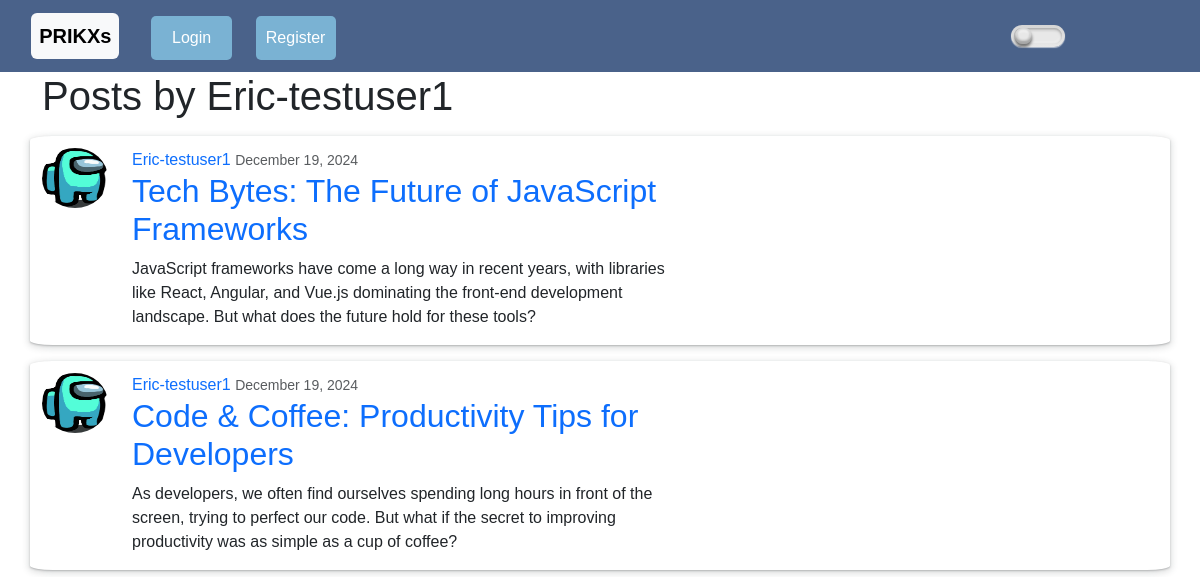
Page /user/Eric-testuser1 on the committed database.
### App/models.py (models this page shows, shortened)
class Post(models.Model):
    title = models.CharField(max_length=100)
    content = models.TextField()
    date_posted = models.DateTimeField(default=timezone.now)
    author = models.ForeignKey(User, on_delete=models.CASCADE)

### Users/models.py (models this page shows, shortened)
class profile(models.Model):
    user = models.OneToOneField(User, on_delete=models.CASCADE)
    image = models.ImageField(default='default.jpg', upload_to='profile pics')

### App/views.py (the view)
# urls.py: path('user/<str:username>',UserPostListView.as_view(), name='user-posts'),
class UserPostListView(ListView):
    model = Post
    template_name = 'user_posts.html'
    context_object_name = 'posts'
    def get_queryset(self):
        user = get_object_or_404(User, username=self.kwargs.get('username'))
        return Post.objects.filter(author=user).order_by('-date_posted')

### App/templates/user_posts.html (shortened to what this page needs)
{% extends "index.html" %}
{% block content %}
<div class="container">
    <h1 class="mb-3">Posts by {{ view.kwargs.username }}</h1>
    {% for post in posts %}
    <article class="media blog-content row mt-3">
        <img class="rounded-circle col-6" src="{{ post.author.profile.image.url }}" alt="profile pic" style="width: 90; height: 60;">
        <div class="media-body col-6">
            <div class="articles-metadata">
                <a href="{% url 'user-posts' post.author.username%}">{{ post.author }} </a>
                <small class="text-muted">{{ post.date_posted|date:" F d, Y" }}</small>
            </div>
            <h2 class="article-titles"><a href="{% url 'post-detail' post.id %}" class="article-title">{{ post.title }}</a></h2>
            <p>{{ post.content|linebreaksbr }}</p>
        </div>
    </article>
    {% endfor %}
</div>
{% endblock %}

### App/static/darkmode.css (style rules this page uses)
body { overflow-y: auto; }

### App/static/login.css (style rules this page uses)
* { margin: 0; padding: 0; box-sizing: border-box; font-family: Arial, sans-serif; }

### App/static/other.css (style rules this page uses)
.article-title { text-decoration: none; }
.blog-content { border-radius: 2%; width: auto; padding-top: 1.5vh; }

### rows in the picture
Post: author.profile.image (picture), author "Eric-testuser1", date_posted "December 19, 2024", title "Tech Bytes: The Future of JavaScript Frameworks", content "JavaScript frameworks have come a long way in recent years, with libraries like React, Angular, and Vue.js dominating the front-end development landscape. But what does the future hold for these tools?"
Post: author.profile.image (picture), author "Eric-testuser1", date_posted "December 19, 2024", title "Code & Coffee: Productivity Tips for Developers", content "As developers, we often find ourselves spending long hours in front of the screen, trying to perfect our code. But what if the secret to improving productivity was as simple as a cup of coffee?"

### other values in the picture
{{ view.kwargs.username }} "Eric-testuser1"
